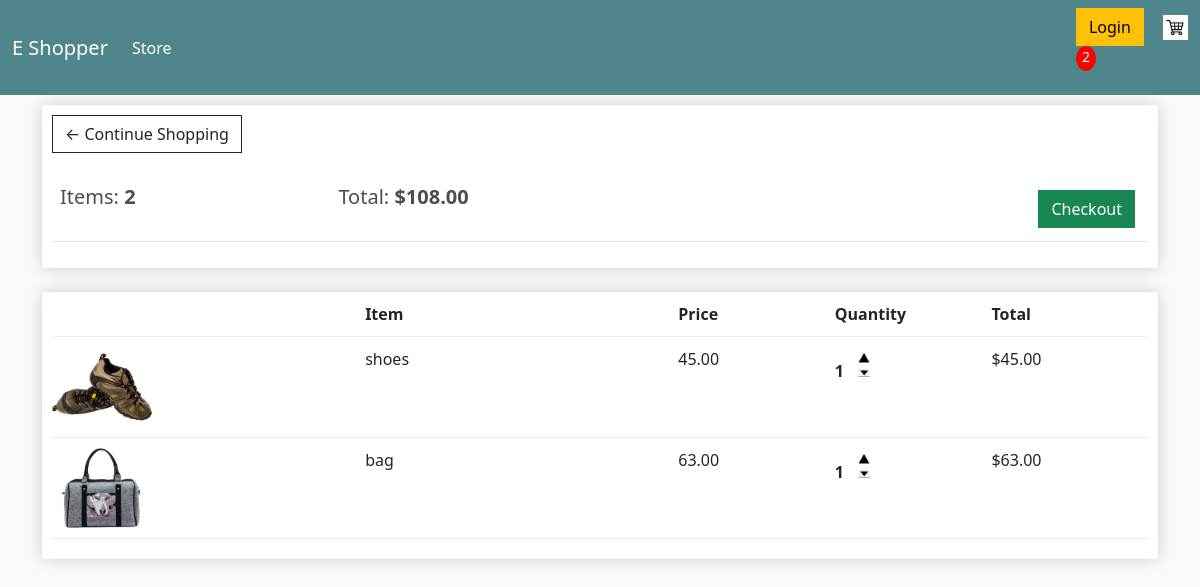
The app's page /cart/ (signed in) with its own data.
### store/models.py (models this page shows, shortened)
class Order(models.Model):
    customer = models.ForeignKey(Customer, on_delete=models.SET_NULL, blank=True, null=True)
    date_ordered = models.DateTimeField(auto_now_add=True)
    complete = models.BooleanField(default=False, null=True, blank=False)
    transaction_id = models.CharField(max_length=100, null=True)
    @property
    def get_cart_total(self):
        orderitems = self.orderitem_set.all()
        total = sum([item.get_total for item in orderitems])
        return total
    @property
    def get_cart_items(self):
        orderitems = self.orderitem_set.all()
        total = sum([item.quantity for item in orderitems])
        return total

class OrderItem(models.Model):
    product = models.ForeignKey(Product, on_delete=models.SET_NULL, blank=True, null=True)
    order = models.ForeignKey(Order, on_delete=models.SET_NULL, blank=True, null=True)
    quantity = models.IntegerField(default=0, null=True, blank=True)
    date_added = models.DateTimeField(auto_now_add=True)
    @property
    def get_total(self):
        total = self.product.price * self.quantity
        return total

class Product(models.Model):
    name = models.CharField(max_length=100, null=True)
    price = models.DecimalField(max_digits=7, decimal_places=2)
    digital = models.BooleanField(default=False, null=True, blank=False)
    image = models.ImageField(upload_to='products/', null=True, blank=True)

### store/views.py (the view)
# urls.py: path('cart/', views.cart, name="cart"),
def cart(request):
    data = cartData(request)
    cartItems = data['cartItems']
    order = data['order']
    items = data['items']
    context = {'items': items, 'order': order, 'cartItems': cartItems}
    return render(request, 'store/cart.html', context)

### store/utils.py (called while the page is built)
def cartData(request):
    if request.user.is_authenticated:
        customer = request.user.customer
        order, created = Order.objects.get_or_create(customer=customer, complete=False)
        items = order.orderitem_set.all()
        cartItems = order.get_cart_items
    else:
        cookieData = (cookieCart(request))
        cartItems = cookieData['cartItems']
        order = cookieData['order']
        items = cookieData['items']
    return {'cartItems': cartItems, 'order': order, 'items': items}

### store/templates/store/cart.html
{% extends 'store/main.html' %}
{% load static %}
{% block content %}
<div class="row">
<div class="col-lg-12">
    <div class="box-element">
        <a class="btn btn-outline-dark" href="{% url 'store' %}">&#x2190; Continue Shopping</a>
        <br>
        <br>
        <table class="table">
            <tr>
                <th><h5>Items: <strong>{{ order.get_cart_items }}</strong></h5></th>
                <th><h5>Total: <strong>${{ order.get_cart_total|floatformat:2 }}</strong></h5></th>
                <th>
                    <a style="float: right; margin:5px"  class="btn btn-success" href="{% url 'checkout' %}">Checkout</a>
                </th>
            </tr>
        </table>
    </div>
    <br>
    <div class="box-element">
        <div class="cart-row">
            <div style="flex:2"></div>
             <div style="flex:2"><strong>Item</strong></div>
             <div style="flex:1"><strong>Price</strong></div>
             <div style="flex:1"><strong>Quantity</strong></div>
             <div style="flex:1"> <strong>Total</strong></div>
        </div>
        {% for item in items %}
    <div class="cart-row">
            <div style="flex:2"><img class="row-image"  src="{{item.product.image.url}}" alt=""></div>
             <div style="flex:2">{{item.product.name}}</div>
             <div style="flex:1">{{item.product.price|floatformat:2}}</div>
             <div style="flex:1">
        <p class="quantity">{{ item.quantity }}</p>
        <div class="quantity">
            <img data-product="{{ item.product.id }}"  data-action="add" class="chg-quantity update-cart" src="{% static  'images/arrow-up.png' %}">
            <img data-product="{{ item.product.id }}"  data-action="remove" class="chg-quantity update-cart" src="{% static  'images/arrow-down.jpg' %}">
        </div>
             </div>
             <div style="flex:1">${{ item.get_total }}</div>
    </div>
        {% endfor %}
</div>
</div>
</div>
{% endblock content %}

### store/templates/store/main.html (shortened to what this page needs)
<!doctype html>
{% load static %}
<html lang="en">
<head>
    <link href="https://cdn.jsdelivr.net/npm/bootstrap@5.0.2/dist/css/bootstrap.min.css" rel="stylesheet">
    <link rel="stylesheet" href="{% static 'css/main.css' %}">
</head>
<body>
<nav class="navbar navbar-expand-lg navbar-dark bg-dark">
  <div class="container-fluid">
    <a class="navbar-brand" href="{% url 'store' %}">E Shopper</a>
    <div class="collapse navbar-collapse" id="navbarSupportedContent">
      <ul class="navbar-nav me-auto mb-2 mb-lg-0">
        <li class="nav-item">
          <a class="nav-link active" aria-current="page" href="{% url 'store' %}">Store</a>
        </li>
      </ul>
        <div class="form-inline" my-2 my-1g-0>
            <a href="#" class="btn btn-warning">Login</a>
            <a href="{% url 'cart' %}">
                <img id="cart-icon" src="{% static 'images/cart.jpg' %}">
            </a>
            <p id="cart-total">{{ cartItems }}</p>
        </div>
    </div>
  </div>
</nav>
<div class="container">
    {% block content %}
    {% endblock content %}
</div>
</body>
</html>

### store/static/css/main.css (style rules this page uses)
body { background-color: hsl(0, 0%, 98%); }
h1,h2,h3,h4,h5,h6 { color:hsl(0, 0%, 30%); }
.box-element { box-shadow:hsl(0, 0%, 80%) 0 0 16px; background-color: #fff; border-radius: 4px; padding: 10px; }
.bg-dark { background-color: #4f868c!important; }
#cart-icon { width:25px; display: inline-block; margin-left: 15px; }
#cart-total { display: block; text-align: center; color:#fff; background-color: red; width: 20px; height: 25px; border-radius: 50%; font-size: 14px; }
.col-lg-4, .col-lg-6, .col-lg-8, .col-lg-12 { margin-top: 10px; }
.btn { border-radius: 0; }
.row-image { width: 100px; }
.cart-row { display: flex; align-items: flex-stretch; padding-bottom: 10px; margin-bottom: 10px; border-bottom: 1px solid #ececec; }
.quantity { display: inline-block; font-weight: 700; padding-right:10px; }
.chg-quantity { width: 12px; cursor: pointer; display: block; margin-top: 5px; transition:.1s; }

### records on screen
Order: get_cart_items "2", get_cart_total "108.00"
OrderItem: product.image (picture), product.name "shoes", product.price "45.00", quantity "1", get_total "45.00"
OrderItem: product.image (picture), product.name "bag", product.price "63.00", quantity "1", get_total "63.00"

### other values on screen
{{ cartItems }} "2"
